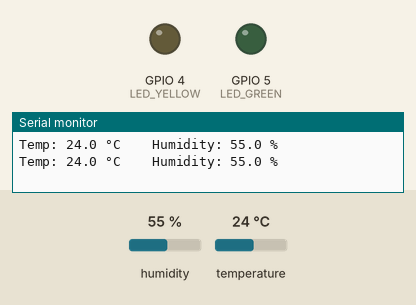
The program below on a simulated ESP32-C3. Shown: output pins drawn as LEDs (lit = HIGH), the last lines printed to the serial monitor. The inputs (shaded band) are chosen by the test bench; at power-on: humidity 55 %, temperature 24 °C.

Above: at 2.8 s.
2.9 s: humidity set to 41 %
5.6 s: humidity set to 38 %
At 6.9 s:
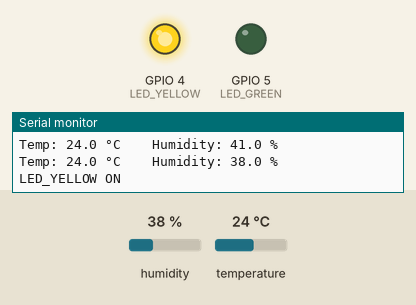
8.3 s: humidity set to 40 %
At 10.7 s:
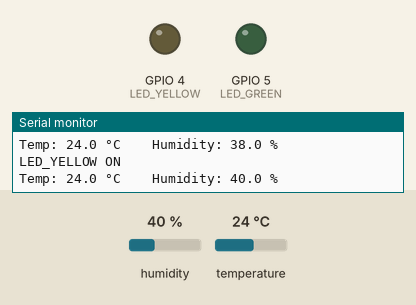
11.5 s: humidity set to 22 %
At 12.7 s:
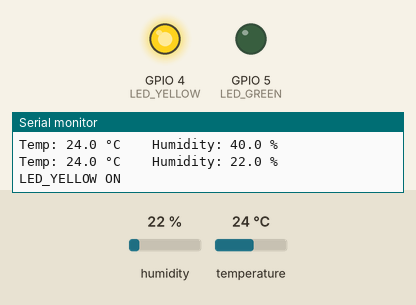
Timing chart, 0 to 14.5 s (numbered marks = the images above; inputs shaded):
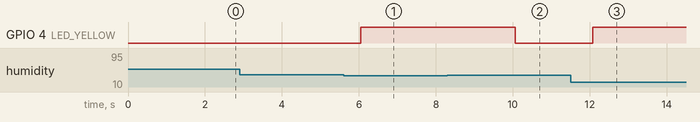

The program:

main.cpp
```cpp
#include <Arduino.h>
#include "DHTesp.h"

DHTesp dht;
const int LED_GREEN = 5;
const int LED_YELLOW = 4;

void setup() {
  Serial.begin(115200);
  dht.setup(3, DHTesp::DHT22);
  pinMode(LED_GREEN, OUTPUT);
  pinMode(LED_YELLOW, OUTPUT);
}

void loop() {
// Счтывание с датчика показаний
  float humidity = dht.getHumidity();
  float temperature = dht.getTemperature();
// Печать показаний в терминал
Serial.printf("Temp: %.1f °C \t Humidity: %.1f %%\r\n", temperature, humidity);

// Логика зажигания светодиодов
// На температуру
  if (temperature > 50) {
    digitalWrite(LED_GREEN, true);
    Serial.printf("LED_GREEN ON\r\n");
  } else {
    digitalWrite(LED_GREEN, false);
  }
// На влажность
  if (humidity < 40) {
    digitalWrite(LED_YELLOW, true);
    Serial.printf("LED_YELLOW ON\r\n");
  } else {
    digitalWrite(LED_YELLOW, false);
  }

// Задержка 2 сек
  delay(2000);
}
```

Measured:
- the behaviour switches between 40 and 39 % on humidity (found by bisection; images 0 and 1)
- after the input at 5.6 s, GPIO 4 (LED_YELLOW): LOW → HIGH after 0.44 s
- after the input at 8.3 s, GPIO 4 (LED_YELLOW): HIGH → LOW after 1.8 s
- after the input at 11.5 s, GPIO 4 (LED_YELLOW): LOW → HIGH after 0.57 s
